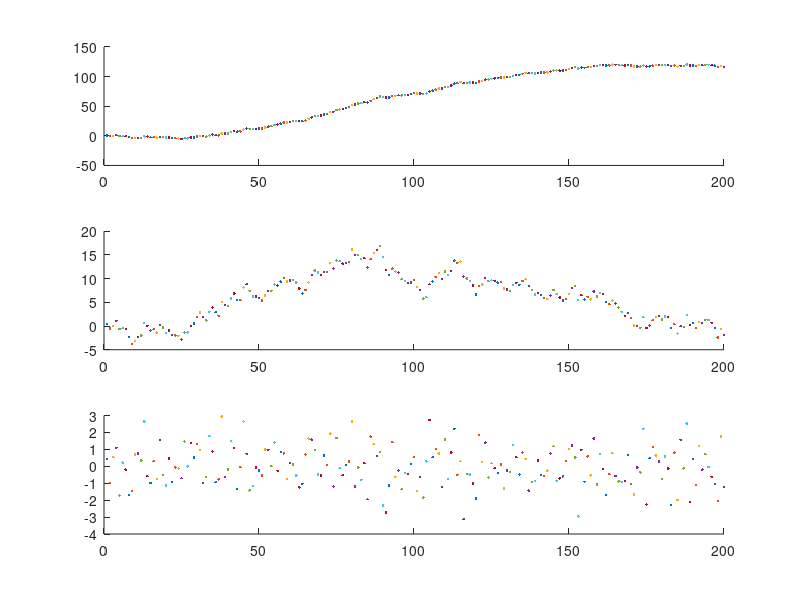
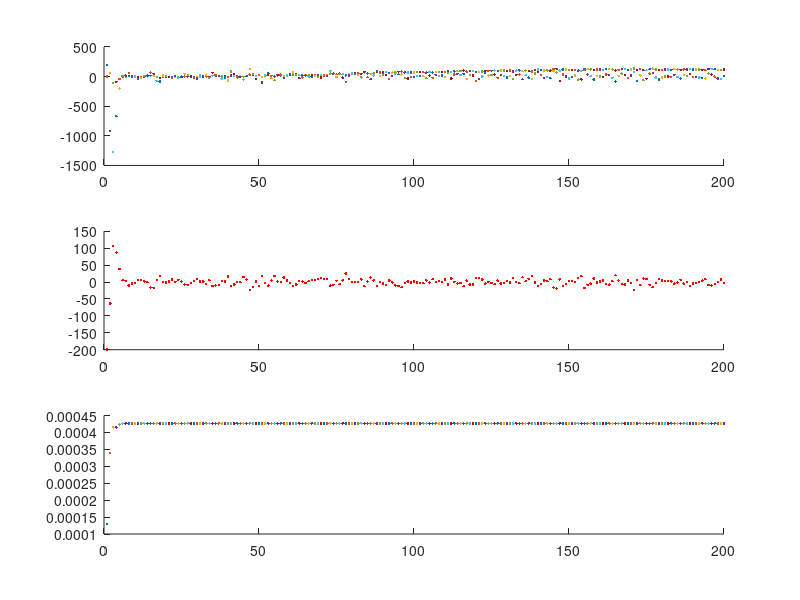

These figures' MATLAB source, in order:
% https://en.wikipedia.org/wiki/Kalman_filter#Derivations
% 
% 
clear;
delta_t=0.1;
length = 200;
matrix_F=[1, delta_t; ...
          0, 1];
matrix_G=[delta_t^2/2; ...
          delta_t];
sigma_a_sq = 1.21;      
sigma_z_sq = 6.12;      
matrix_Q=[delta_t^4/4, delta_t^3/2; ...
          delta_t^3/2, delta_t^2]*sigma_a_sq;
matrix_H=[1, 0];

% hat_x_00=zeros(2,1);
hat_x_00=[200;1];
matrix_P=zeros(2,2);
sigma_z = 0.01;
matrix_R = sigma_z^2;

n1 = normrnd(0,1);
hat_x_k1_k1 = hat_x_00;
a_k = 0.1;
x_k = [0; 0];
% noise_size=1;
figure(2);
hold off;
hat_P_k1_k1 = matrix_P;
for iterator=1:length
figure(2);
    w_k = normrnd(0,  sigma_a_sq);     
    v_k = normrnd(0,  sigma_z_sq);
    x_k = matrix_F * x_k + w_k;
    z_k = matrix_H * x_k + v_k;
    subplot(311);
    hold on;
    plot(iterator, x_k(1,1), '.');
    subplot(312);
    hold on;
    plot(iterator, x_k(2,1), '.');
    subplot(313);
    hold on;
    plot(iterator, w_k, '.');
    %% Predict
    hat_x_k_k1 = matrix_F * hat_x_k1_k1; % + matrix_G * a_k;
    hat_P_k_k1 = matrix_F * hat_P_k1_k1 * matrix_F.' + matrix_Q;
figure(3);
    subplot(311);
    hold on;
    plot(iterator, hat_x_k_k1, '.');
    subplot(312);
    hold on;
    plot(iterator, x_k(1,1)-hat_x_k_k1(1,1), 'r.');


    %% Update
    tide_y = z_k - matrix_H * hat_x_k_k1;
    S_k    = matrix_H * hat_P_k_k1 * matrix_H.' + matrix_R;
    K_k    = hat_P_k_k1 * matrix_H.' / S_k;
    hat_x_k1_k1 = hat_x_k_k1 + K_k * tide_y;
    hat_P_k1_k1 = (eye(2) - K_k * matrix_H) * hat_P_k_k1;
    subplot(313);
    hold on;
    plot(iterator, S_k, '.');
end
hat_x_k_k1


